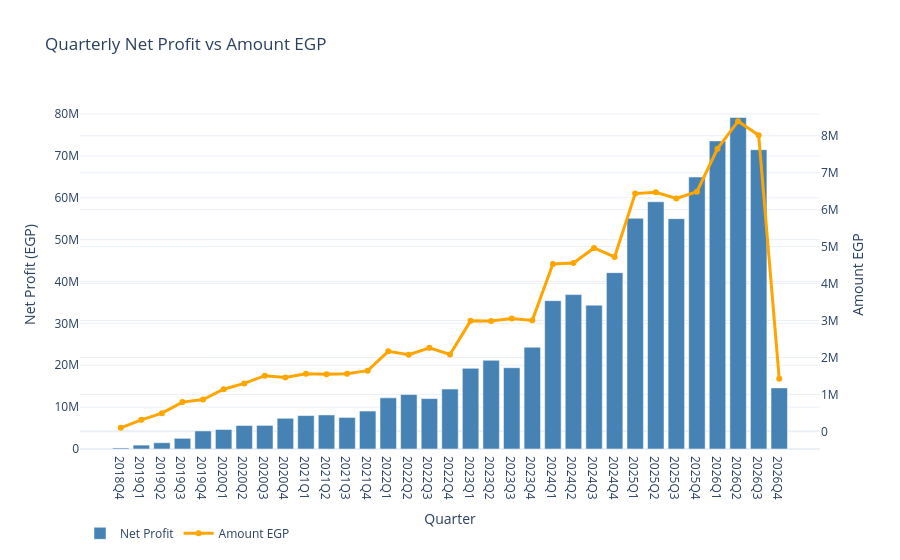

The code cell stored with this chart in its notebook:
### Code cell
fig = go.Figure()

# Net Profit - Bar Chart
fig.add_trace(
    go.Bar(
        x=quarterly_overall['Quarter Year'].astype(str),
        y=quarterly_overall['Net_Profit'],
        name='Net Profit',
        marker_color='steelblue',
        yaxis='y'
    )
)

# Amount EGP - Line Chart
fig.add_trace(
    go.Scatter(
        x=quarterly_overall['Quarter Year'].astype(str),
        y=quarterly_overall['Amount'],
        name='Amount EGP',
        mode='lines+markers',
        line=dict(color='orange', width=3),
        yaxis='y2'
    )
)

fig.update_layout(
    title='Quarterly Net Profit vs Amount EGP',

    xaxis=dict(title='Quarter'),

    yaxis=dict(
        title='Net Profit (EGP)',
        side='left'
    ),

    yaxis2=dict(
        title='Amount EGP',
        overlaying='y',
        side='right'
    ),

    hovermode='x unified',
    template='plotly_white',
    legend=dict(
        orientation='h',
        y=-0.2
    )
)

fig.show()

### Figure 1 — Plotly figure (JSON) as saved in the notebook; plotly's stock layout.template omitted (floating-point values rounded to 4 significant figures)
{"data": [{"marker": {"color": "steelblue"}, "name": "Net Profit", "type": "bar", "x": ["2018Q4", "2019Q1", "2019Q2", "2019Q3", "2019Q4", "2020Q1", "2020Q2", "2020Q3", "2020Q4", "2021Q1", "2021Q2", "2021Q3", "2021Q4", "2022Q1", "2022Q2", "2022Q3", "2022Q4", "2023Q1", "2023Q2", "2023Q3", "2023Q4", "2024Q1", "2024Q2", "2024Q3", "2024Q4", "2025Q1", "2025Q2", "2025Q3", "2025Q4", "2026Q1", "2026Q2", "2026Q3", "2026Q4"], "y": [248700.0, 925600.0, 1498000.0, 2546000.0, 4311000.0, 4661000.0, 5611000.0, 5636000.0, 7335000.0, 7981000.0, 8131000.0, 7537000.0, 9067000.0, 12220000.0, 13000000.0, 12040000.0, 14310000.0, 19260000.0, 21180000.0, 19410000.0, 24300000.0, 35430000.0, 36880000.0, 34360000.0, 42120000.0, 55110000.0, 59050000.0, 55020000.0, 64960000.0, 73580000.0, 79190000.0, 71480000.0, 14590000.0], "yaxis": "y"}, {"line": {"color": "orange", "width": 3}, "mode": "lines+markers", "name": "Amount EGP", "type": "scatter", "x": ["2018Q4", "2019Q1", "2019Q2", "2019Q3", "2019Q4", "2020Q1", "2020Q2", "2020Q3", "2020Q4", "2021Q1", "2021Q2", "2021Q3", "2021Q4", "2022Q1", "2022Q2", "2022Q3", "2022Q4", "2023Q1", "2023Q2", "2023Q3", "2023Q4", "2024Q1", "2024Q2", "2024Q3", "2024Q4", "2025Q1", "2025Q2", "2025Q3", "2025Q4", "2026Q1", "2026Q2", "2026Q3", "2026Q4"], "y": [96600.0, 313500.0, 493100.0, 792100.0, 860400.0, 1141000.0, 1298000.0, 1508000.0, 1457000.0, 1560000.0, 1548000.0, 1558000.0, 1643000.0, 2166000.0, 2074000.0, 2261000.0, 2080000.0, 2991000.0, 2990000.0, 3055000.0, 3004000.0, 4531000.0, 4554000.0, 4962000.0, 4722000.0, 6435000.0, 6470000.0, 6301000.0, 6485000.0, 7651000.0, 8393000.0, 8015000.0, 1421000.0], "yaxis": "y2"}], "layout": {"hovermode": "x unified", "legend": {"orientation": "h", "y": -0.2}, "title": {"text": "Quarterly Net Profit vs Amount EGP"}, "xaxis": {"title": {"text": "Quarter"}}, "yaxis": {"side": "left", "title": {"text": "Net Profit (EGP)"}}, "yaxis2": {"overlaying": "y", "side": "right", "title": {"text": "Amount EGP"}}}}
